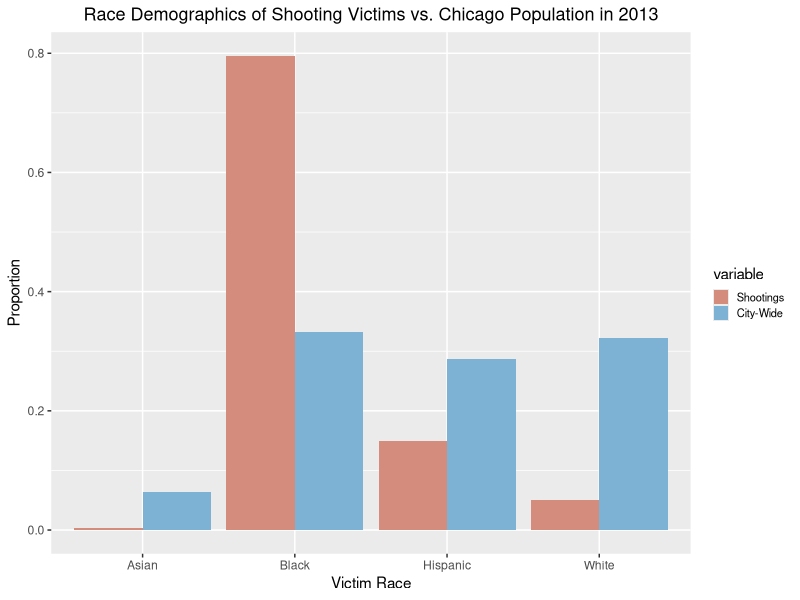
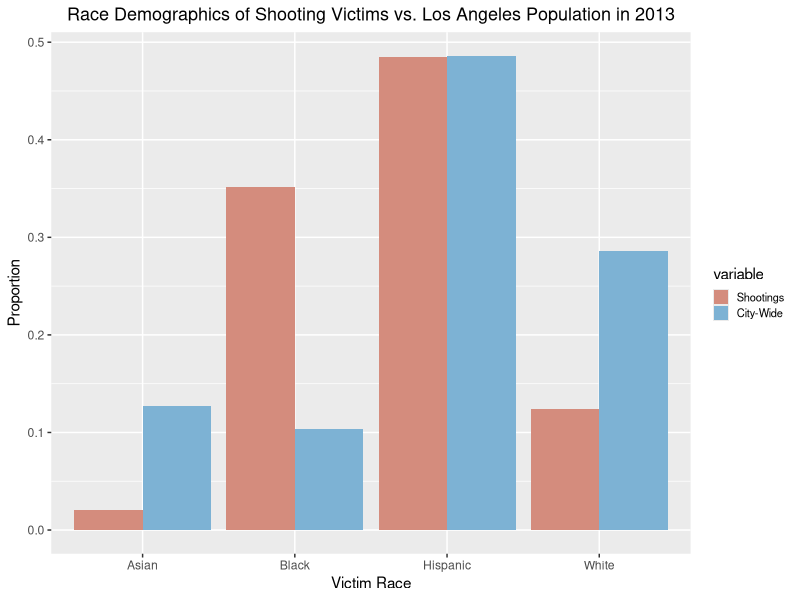
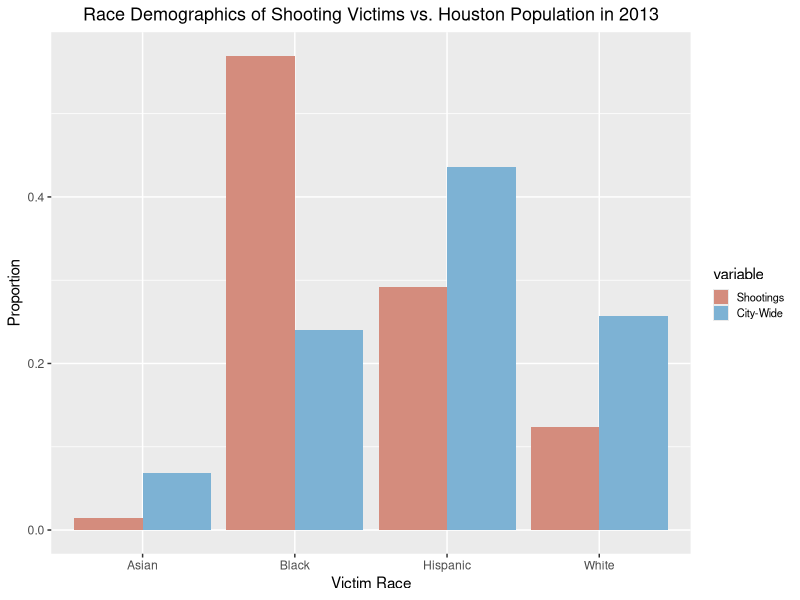
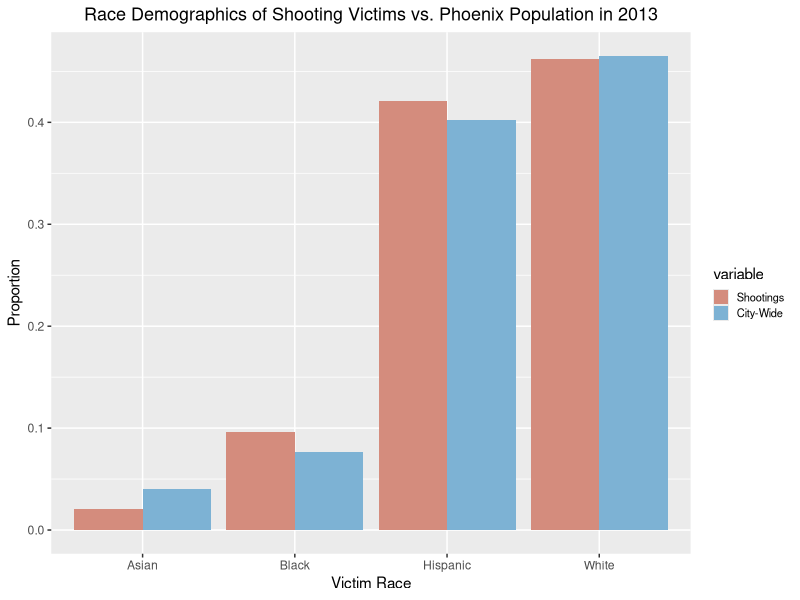
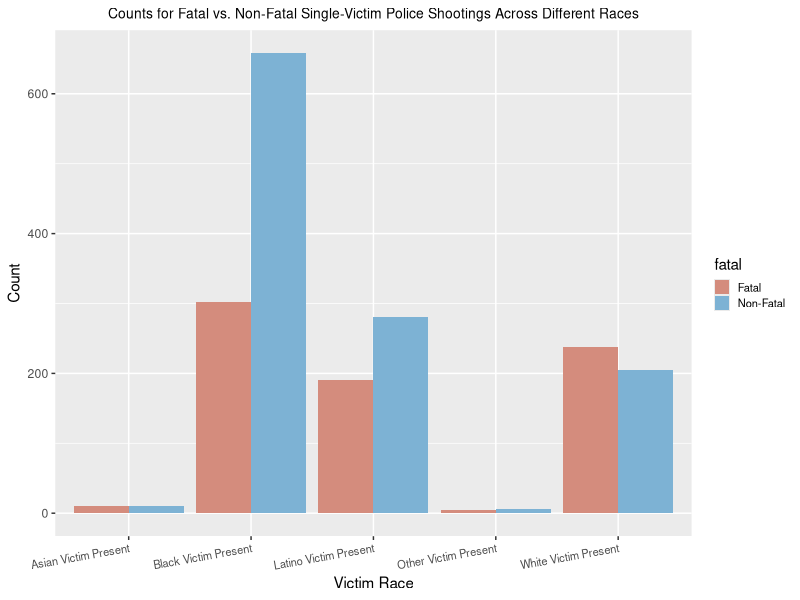
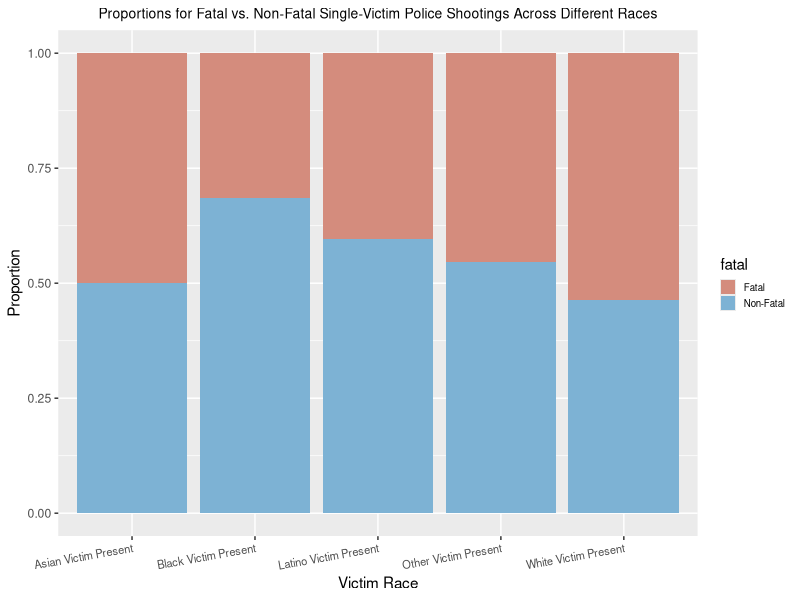
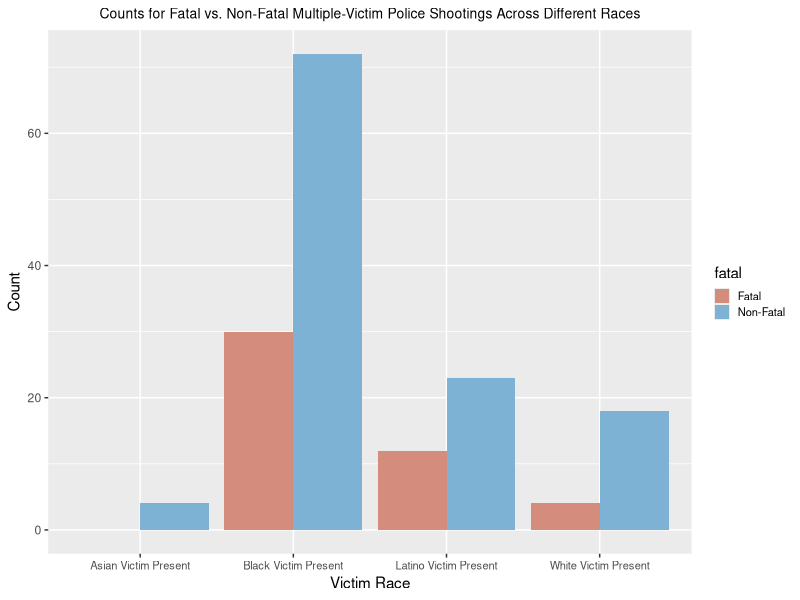
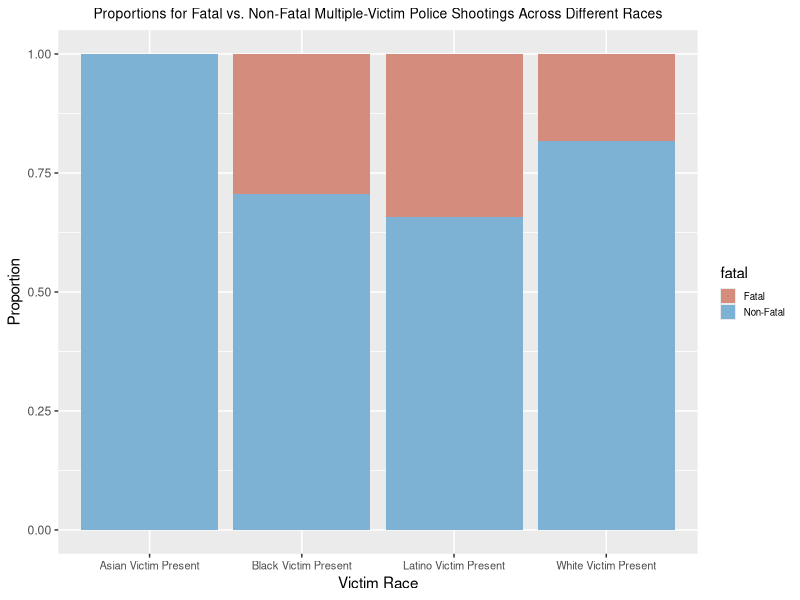

Here is the R script that generated these plots, in order:
## ---- chunk 1
knitr::opts_chunk$set(echo = TRUE)
## ---- chunk 2
library(ggplot2)
library(dplyr)
library(tidyr)
library(tidyverse)
library(reshape2)
## ---- chunk 3
library(ggplot2)
library(dplyr)
library(tidyr)
library(tidyverse)
library(reshape2)
## ---- chunk 4
# Census Predictors
census <- read.csv("data/2013census.csv")[,-c(8,9)]
states <- lapply(census$department, function(x) str_extract_all(x,"\\([^()]+\\)")[[1]])
states <- substring(states, 2, nchar(states)-1)
census$state <- states

# Gun Law Predictors
gun_provisions <- read.csv("data/gun_provisions.csv") %>% 
  filter(year == 2013)
gun_provisions <- gun_provisions %>% 
  mutate(total_pr = rowSums(gun_provisions[,3:136]),
         deesc_train = ifelse(state %in% c("California", "New Mexico", "Texas", "Oklahoma", "South Dakota", "Illinois", "Indiana", "Tennessee", "Washington", "Missouri", "Georgia", "Ohio", "Maryland", "Massachusetts", "Connecticut", "Maine"), 1, 0)) %>% 
  select(state, total_pr, deesc_train)
gun_provisions$state <- state.abb[match(gun_provisions$state,state.name)]
## ---- chunk 5
all <- read.csv("data/allshootingsdata.csv")

# Recode subject race
all$SubjectRace[is.na(all$SubjectRace)] <- "A"

# Recode officer races
all$OfficerRace <- gsub("H/L", "L", all$OfficerRace)
all$OfficerRace <- gsub("H", "L", all$OfficerRace)
all$OfficerRace <- gsub("Unknown|m/m", "U", all$OfficerRace)
all$OfficerRace <- gsub("WHITE|WLITE", "W", all$OfficerRace)
all$OfficerRace <- gsub("BLACK", "B", all$OfficerRace)
all$OfficerRace <- gsub("ASIAN", "A", all$OfficerRace)
all$OfficerRace <- gsub("Other|AI/AN|NA/W|Multi-Racial", "O", all$OfficerRace)
all$OfficerRace <- gsub("A/PI ", "A;", all$OfficerRace)
all$OfficerRace <- gsub("A/PI", "A", all$OfficerRace)
all$OfficerRace <- gsub(",", ";", all$OfficerRace)
all$OfficerRace <- gsub(" ", "", all$OfficerRace)
all$OfficerRace <- gsub("A/W|W/L|W/A", "O", all$OfficerRace)
all$OfficerRace[all$OfficerRace == ""] <- "U"

# Recode officer genders
all$OfficerGender <- gsub("MALE", "M", toupper(all$OfficerGender))
all$OfficerGender <- gsub("FEMALE|FEM", "F", toupper(all$OfficerGender))
all$OfficerGender <- gsub("UNKNOWN|FALSE", "U", toupper(all$OfficerGender))
all$OfficerGender <- gsub(",|:", ";", toupper(all$OfficerGender))
all$OfficerGender <- gsub(" |/", "", toupper(all$OfficerGender))

all$SubjectArmed[which(is.na(all$SubjectArmed))] <- "U"

all <- all %>% 
  select(-c("Date", "NatureOfStop", "Notes", "SubjectAge", "NumberOfShots", "Department", "FullNarrative", "fdate", "month", "day", "tr", "AvgAge", "VA", "F", "nshots", "sit")) %>% 
  mutate(b = as.numeric(b > 0),
         w = as.numeric(w > 0),
         l = as.numeric(l > 0),
         a = as.numeric(a > 0),
         so =  as.numeric(str_count(all$SubjectRace, "O") > 0),
         smale = as.numeric(str_count(all$SubjectGender, "M") > 0),
         sfem = as.numeric(str_count(all$SubjectGender, "F") > 0),
         ob = as.numeric(str_count(all$OfficerRace, "B") > 0),
         ow = as.numeric(str_count(all$OfficerRace, "W") > 0),
         ol = as.numeric(str_count(all$OfficerRace, "L") > 0),
         oa = as.numeric(str_count(all$OfficerRace, "A") > 0),
         oo =  as.numeric(str_count(all$OfficerRace, "O") > 0),
         omale = as.numeric(str_count(all$OfficerGender, "M") > 0),
         ofem = as.numeric(str_count(all$OfficerGender, "F") > 0),
         other = as.numeric(other), 
         replica = as.numeric(replica), 
         knife = as.numeric(knife), 
         gun = as.numeric(weapon == "gun"), 
         unarmed = as.numeric(weapon == "unarmed"),
         unknown_weapon = as.numeric(weapon == "U"),
         fatal = as.numeric(str_count(all$Fatal, "F") > 0)) %>% 
  select(-c(weapon))

all <- rename(all, sb = b, sw = w, sl = l, sa = a, weapon_other = other)
## ---- chunk 6
# Filter out unknown values
all <- all[-which(all$smale == 0 & all$sfem == 0),]
all <- all[-which(all$omale == 0 & all$ofem == 0),]
all <- all[-which(all$sb == 0 & all$sw == 0 & all$sl == 0 & all$sa == 0 & all$so == 0),]
all <- all[-which(is.na(all$sb)),]
all <- all[-which(all$ob == 0 & all$ow == 0 & all$ol == 0 & all$oa == 0 & all$oo == 0),]
all <- all[-which(str_count(all$Fatal, "F") == 0 & str_count(all$Fatal, "N") == 0),]
all <- all %>% 
  select(-c(Fatal))
## ---- chunk 7
final_df <- merge(all, census, by.x = "city", by.y = "city_name")
final_df <- merge(final_df, gun_provisions, by = "state")
final_df <- final_df %>% 
  select(-c(department, year))
final_df$NumberOfSubjects[which(final_df$NumberOfSubjects == 0)] <- 1
## ---- chunk 8
saveRDS(final_df, "data/final.rds")
## ---- chunk 9
final_eda <- final_df %>%
  mutate(
      fatal = case_when(
        fatal == 1 ~ "Fatal",
        fatal == 0 ~ "Non-Fatal"),
      sb = case_when(
        sb == 1 ~ "Black Victim Present",
        sb == 0 ~ "Black Victim Not Present"
      ),
      sw = case_when(
        sw == 1 ~ "White Victim Present",
        sw == 0 ~ "White Victim Not Present"
      ),
      sl = case_when(
        sl == 1 ~ "Latino Victim Present",
        sl == 0 ~ "Latino Victim Not Present"
      ),
      sa = case_when(
        sa == 1 ~ "Asian Victim Present",
        sa == 0 ~ "Asian Victim Not Present"
      ),
      so = case_when(
        so == 1 ~ "Other Victim Present",
        so == 0 ~ "Other Victim Not Present"
      ),
      smale = case_when(
        smale == 1 ~ "Male Victim Present",
        smale == 0 ~ "Male Victim Not Present"
      ),
      sfem = case_when(
        sfem == 1 ~ "Female Victim Present",
        sfem == 0 ~ "Female Victim Not Present"
      ),
      ob = case_when(
        ob == 1 ~ "Black Officer Present",
        ob == 0 ~ "Black Officer Not Present"
      ),
      ow = case_when(
        ow == 1 ~ "White Officer Present",
        ow == 0 ~ "White Officer Not Present"
      ),
      ol = case_when(
        ol == 1 ~ "Latino Officer Present",
        ol == 0 ~ "Latino Officer Not Present"
      ),
      oa = case_when(
        oa == 1 ~ "Asian Officer Present",
        oa == 0 ~ "Asian Officer Not Present"
      ),
      oo = case_when(
        oo == 1 ~ "Other Officer Present",
        oo == 0 ~ "Other Officer Not Present"
      ),
      omale = case_when(
        omale == 1 ~ "Male Officer Present",
        omale == 0 ~ "Male Officer Not Present"
      ),
      weapon_other = case_when(
        weapon_other == 1 ~ "Other Weapon Present",
        weapon_other == 0 ~ "Other Weapon Not Present"
      ), 
      replica = case_when(
        replica == 1 ~ "Replica Present",
        replica == 0 ~ "Replica Not Present"
      ),
      knife = case_when(
        knife == 1 ~ "Knife Present",
        knife == 0 ~ "Knife Not Present"
      ),
      gun = case_when(
        gun == 1 ~ "Gun Present",
        gun == 0 ~ "Gun Not Present"
      ),
      unarmed = case_when(
        unarmed == 1 ~ "Victim Unarmed",
        unarmed == 0 ~ "Victim Armed"
      ),
      unknown_weapon = case_when(
        unknown_weapon == 1 ~ "Weapon Unknown",
        unknown_weapon == 0 ~ "Weapon Known"
      )
  )

saveRDS(final_eda, 'data/final_eda.rds')
## ---- chunk 10
most_pop <- head(names(sort(table(final_eda$city), decreasing = TRUE)), 4)
i <- 1

for (c in most_pop) {
  temp <- final_eda %>% 
    filter(city == c)
  
  vic <- temp %>% 
  summarise(Black = sum(str_count(SubjectRace, "B")), 
            White = sum(str_count(SubjectRace, "W")),
            Hispanic = sum(str_count(SubjectRace, "L")),
            Asian = sum(str_count(SubjectRace, "A")),
            city_pop_2013 = sum(str_count(SubjectRace, "B")) + sum(str_count(SubjectRace, "W")) + 
              sum(str_count(SubjectRace, "L")) + sum(str_count(SubjectRace, "A")) + 
              sum(str_count(SubjectRace, "O"))
  ) %>% 
    mutate(Black = Black/city_pop_2013, 
           White = White/city_pop_2013,
           Hispanic = Hispanic/city_pop_2013,
           Asian = Asian/city_pop_2013)
  
  vic <- vic %>%
    t() %>%
    as.data.frame(stringsAsFactors = F) %>%
    rownames_to_column("race") %>%
    `rownames<-`(NULL)

  demo <- temp %>% 
    select(black, white, hispanic, asian, city_pop_2013)  %>% 
    mutate(black = black/city_pop_2013, 
           white = white/city_pop_2013,
           hispanic = hispanic/city_pop_2013,
           asian = asian/city_pop_2013)
  demo <- rename(demo, Black = black, White = white, Hispanic = hispanic, Asian = asian)
  demo <- demo[1,]
  
  demo <- demo %>%
    t() %>%
    as.data.frame(stringsAsFactors = F) %>%
    rownames_to_column("race") %>%
    `rownames<-`(NULL)
  demo <- rename(demo, V1 = 2)
  
  temp2 <- merge(vic, demo, by = "race") %>% 
    filter(race != "city_pop_2013")
  temp2 <- rename(temp2, "Shootings" = V1.x, "City-Wide" = V1.y)
  temp2 <- melt(temp2)
  
  if (c == "LosAngeles") {
    c <- "Los Angeles"
  }
  
  plot <- ggplot(temp2, aes(x = race, y = value, fill = variable)) +
    geom_bar(position = "dodge", stat="identity") + 
    labs(x = "Victim Race", y = "Proportion", title = paste0("Race Demographics of Shooting Victims vs. ", c, " Population in 2013")) +
    theme(legend.text = element_text(size = 8),
          legend.key.size = unit(0.4, "cm"),
          plot.title = element_text(size=13, hjust = 0.5)) + 
    scale_fill_manual(values=c("#D48C7D", "#7DB2D4"))
  
  ggsave(filename = paste0("figures/cityeda", i, ".png"), plot)
  
  i <- i + 1
}
## ---- chunk 11
single_victims <- final_eda %>% 
  filter(NumberOfSubjects <= 1)
nrow(single_victims)

mult_victims <- final_eda %>% 
  filter(NumberOfSubjects > 1)
nrow(mult_victims)
## ---- chunk 12
tempsb <- single_victims %>% 
  group_by(sb, fatal) %>% 
  summarise(count = n())
tempsb <- tempsb[3:4,]
tempsb <- rename(tempsb, type = sb)

tempsw <- single_victims %>% 
  group_by(sw, fatal) %>% 
  summarise(count = n())
tempsw <- tempsw[3:4,]
tempsw <- rename(tempsw, type = sw)

tempsa <- single_victims %>% 
  group_by(sa, fatal) %>% 
  summarise(count = n())
tempsa <- tempsa[3:4,]
tempsa <- rename(tempsa, type = sa)

tempsl <- single_victims %>% 
  group_by(sl, fatal) %>% 
  summarise(count = n())
tempsl <- tempsl[3:4,]
tempsl <- rename(tempsl, type = sl)

tempso <- single_victims %>% 
  group_by(so, fatal) %>% 
  summarise(count = n())
tempso <- tempso[3:4,]
tempso <- rename(tempso, type = so)

temp <- rbind(tempsb, tempsw, tempsl, tempsa, tempso) %>% 
  group_by(type) %>% 
  mutate(total = sum(count)) %>% 
  ungroup() %>% 
  mutate(prop = count / total)

race_count <- ggplot(temp, aes(x = type, y = count, fill = fatal)) +
  geom_bar(position = "dodge", stat="identity") + 
  labs(x = "Victim Race", y = "Count", title = "Counts for Fatal vs. Non-Fatal Single-Victim Police Shootings Across Different Races") +
  theme(legend.text = element_text(size = 8),
        legend.key.size = unit(0.4, "cm"),
        axis.text.x = element_text(angle = 10, hjust = 1, size = 8),
        plot.title = element_text(size=10, hjust = 0.5)) + 
  scale_fill_manual(values=c("#D48C7D", "#7DB2D4"))

race_prop <- ggplot(temp, aes(x = type, y = prop, fill = fatal)) +
  geom_bar(position = "stack", stat="identity") + 
  labs(x = "Victim Race", y = "Proportion", title = "Proportions for Fatal vs. Non-Fatal Single-Victim Police Shootings Across Different Races") +
  theme(legend.text = element_text(size = 7),
        legend.key.size = unit(0.4, "cm"),
        axis.text.x = element_text(angle = 10, hjust = 1, size = 8),
        plot.title = element_text(size=10, hjust = 0.5)) + 
  scale_fill_manual(values=c("#D48C7D", "#7DB2D4"))

ggsave(filename = "figures/singleeda1.png", race_count)
ggsave(filename = "figures/singleeda2.png", race_prop)
## ---- chunk 13
tempsb <- mult_victims %>% 
  group_by(sb, fatal) %>% 
  summarise(count = n())
tempsb <- tempsb[3:4,]
tempsb <- rename(tempsb, type = sb)

tempsw <- mult_victims %>% 
  group_by(sw, fatal) %>% 
  summarise(count = n())
tempsw <- tempsw[3:4,]
tempsw <- rename(tempsw, type = sw)

tempsa <- mult_victims %>% 
  group_by(sa, fatal) %>% 
  summarise(count = n())
tempsa <- tempsa[3,]
tempsa[2,] <- list("Asian Victim Present", "Fatal", 0)
tempsa <- rename(tempsa, type = sa)

tempsl <- mult_victims %>% 
  group_by(sl, fatal) %>% 
  summarise(count = n())
tempsl <- tempsl[3:4,]
tempsl <- rename(tempsl, type = sl)

temp <- rbind(tempsb, tempsw, tempsl, tempsa) %>% 
  group_by(type) %>% 
  mutate(total = sum(count)) %>% 
  ungroup() %>% 
  mutate(prop = count / total)

race_count1 <- ggplot(temp, aes(x = type, y = count, fill = fatal)) +
  geom_bar(position = "dodge", stat="identity") + 
  labs(x = "Victim Race", y = "Count", title = "Counts for Fatal vs. Non-Fatal Multiple-Victim Police Shootings Across Different Races") +
  theme(legend.text = element_text(size = 8),
        legend.key.size = unit(0.4, "cm"),
        axis.text.x = element_text(size = 8),
        plot.title = element_text(size=10, hjust = 0.5)) + 
  scale_fill_manual(values=c("#D48C7D", "#7DB2D4"))

race_prop1 <- ggplot(temp, aes(x = type, y = prop, fill = fatal)) +
  geom_bar(position = "stack", stat="identity") + 
  labs(x = "Victim Race", y = "Proportion", title = "Proportions for Fatal vs. Non-Fatal Multiple-Victim Police Shootings Across Different Races") +
  theme(legend.text = element_text(size = 7),
        legend.key.size = unit(0.4, "cm"),
        axis.text.x = element_text(size = 8),
        plot.title = element_text(size=10, hjust = 0.5)) + 
  scale_fill_manual(values=c("#D48C7D", "#7DB2D4"))

ggsave(filename = "figures/multeda1.png", race_count1)
ggsave(filename = "figures/multeda2.png", race_prop1)
## ---- chunk 14
temp <- final_eda %>% 
  group_by(NumberOfSubjects) %>% 
  summarise(prop = sum(fatal == "Fatal")/n(),
            total = n())
temp
## ---- chunk 15
temp <- final_df %>% 
  group_by(city) %>% 
  summarise(btw = black/white, propfatal = sum(fatal)/n()) %>% 
  unique

plot <- ggplot(temp, aes(x = btw, y = propfatal)) + 
    geom_point()  + 
  labs(x = "Black to White Ratio", y = "Fatal Shootings Proportions", title = "Proportion of Fatal Shootings vs. Black to White Ratios in Cities") +
  theme(legend.text = element_text(size = 8),
        legend.key.size = unit(0.4, "cm"),
        axis.text.x = element_text(angle = 10, hjust = 1, size = 8),
        plot.title = element_text(size=10, hjust = 0.5))

ggsave(filename = "figures/btweda.png", plot)
## ---- chunk 16
temp <- final_df %>% 
  group_by(city) %>% 
  summarise(bprop = black/city_pop_2013, propfatal = sum(fatal)/n()) %>% 
  unique

plot <- ggplot(temp, aes(x = bprop, y = propfatal)) + 
    geom_point()  + 
  labs(x = "Black Percentage of Population", y = "Fatal Shootings Proportions", title = "Proportion of Fatal Shootings vs. Black Population Percentages in Cities") +
  theme(legend.text = element_text(size = 8),
        legend.key.size = unit(0.4, "cm"),
        axis.text.x = element_text(angle = 10, hjust = 1, size = 8),
        plot.title = element_text(size=10, hjust = 0.5))

ggsave(filename = "figures/bpropeda.png", plot)
## ---- chunk 17
temp <- final_df %>% 
  summarise(Black = sum(str_count(OfficerRace, "B")), 
            White = sum(str_count(OfficerRace, "W")),
            Hispanic = sum(str_count(OfficerRace, "L")),
            Asian = sum(str_count(OfficerRace, "A")), 
            Other = sum(str_count(OfficerRace, "O")))

temp2 <- temp %>%
    t() %>%
    as.data.frame(stringsAsFactors = F) %>%
    rownames_to_column("race") %>%
    `rownames<-`(NULL)
temp2 <- rename(temp2, Count = 2) %>% 
  mutate(total = Count/sum(Count))

officerplot2 <- ggplot(temp2, aes(x=race, y = total)) +
  geom_bar(position = "dodge", stat="identity", fill ="#D48C7D") + 
  labs(x = "Officer Race", y = "Proportion", title = "Race Proportions of Officers for All Shootings") +
  theme(legend.text = element_text(size = 7),
        legend.key.size = unit(0.4, "cm"),
        plot.title = element_text(size=10, hjust = 0.5))
ggsave(filename = "figures/officerprop.png", officerplot2)
## ---- chunk 18
temp <- final_df %>% 
  filter(sb == 1) %>% 
  group_by(fatal) %>% 
  summarise(ob = sum(ob == 1),
            ow = sum(ow == 1),
            ol = sum(ol == 1),
            oa = sum(oa == 1),
            oo = sum(oo == 1)) %>% 
  mutate(ob = ob/(ob + ow + ol + oa + oo), 
         ow = ow/(ob + ow + ol + oa + oo),
         ol = ol/(ol + ow + ol + oa + oo), 
         oa = oa/(ob + ow + ol + oa + oo), 
         oo = oo/(ob + ow + ol + oa + oo))
temp <- rename(temp, Black = ob, White = ow, Latino = ol, Asian = oa, Other = oo)

temp2 <- temp %>%
    t() %>%
    as.data.frame(stringsAsFactors = F) %>%
    rownames_to_column("race") %>%
    `rownames<-`(NULL)
temp2 <- rename(temp2, "Non-Fatal" = 2, Fatal = 3)
temp2 <- temp2[-1,]
temp2 <- melt(temp2)

officerplot <- ggplot(temp2, aes(x=race, y = value, fill = variable)) +
  geom_bar(position = "dodge", stat="identity") + 
  labs(x = "Officer Race", y = "Proportion", title = "Race Proportions of Officers Present at Fatal vs. Non-Fatal Police Shootings Involving Black Victims") +
  theme(legend.text = element_text(size = 7),
        legend.key.size = unit(0.4, "cm"),
        plot.title = element_text(size=10, hjust = 0.5)) + 
  scale_fill_manual(values=c("#D48C7D", "#7DB2D4"))

ggsave(filename = "figures/officerpropsb.png", officerplot)
